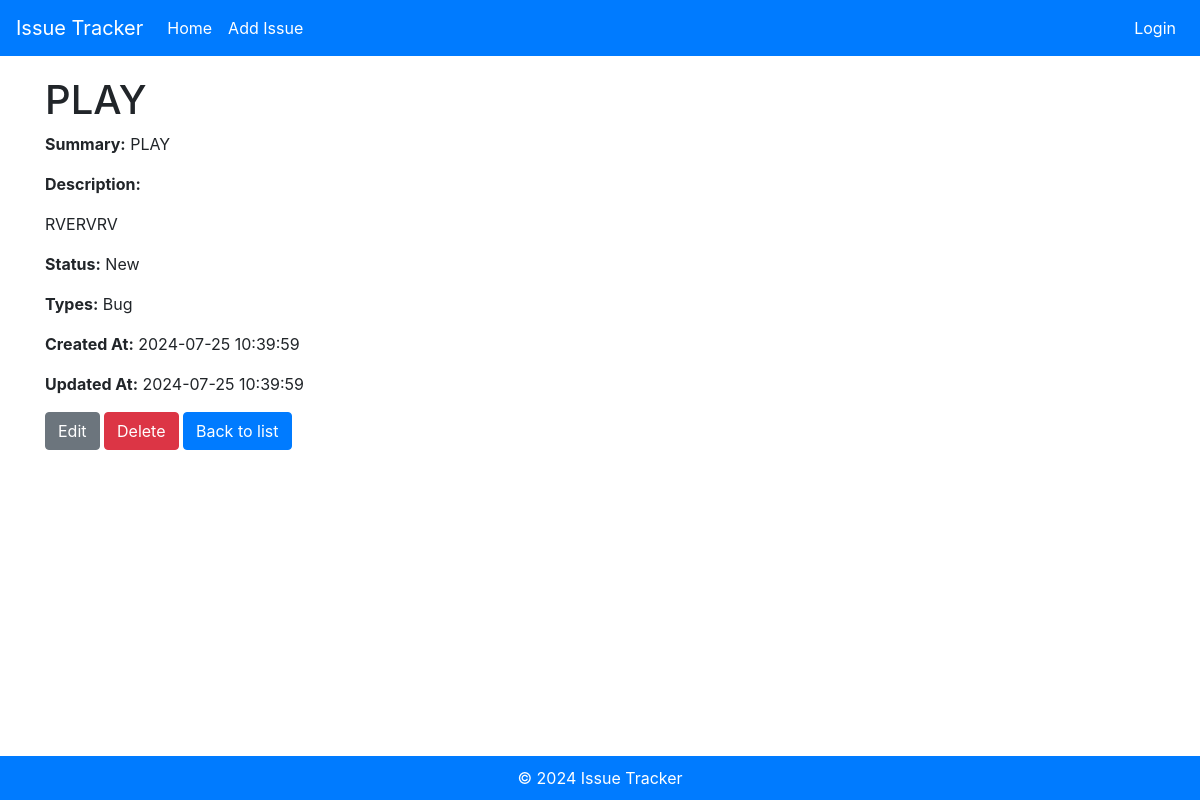
The app's page /issues/2/ with its own data.
### issues/models.py (models this page shows, shortened)
class Issue(models.Model):
    summary = models.CharField(max_length=200)
    description = models.TextField(blank=True, null=True)
    status = models.ForeignKey(Status, on_delete=models.CASCADE)
    types = models.ManyToManyField(Type)
    created_at = models.DateTimeField(auto_now_add=True)
    updated_at = models.DateTimeField(auto_now=True)

class Status(models.Model):
    name = models.CharField(max_length=100)

class Type(models.Model):
    name = models.CharField(max_length=100)

### issues/views.py (the view)
# urls.py: path('issues/<int:pk>/', IssueDetailView.as_view(), name='issue_detail'),
class IssueDetailView(DetailView):
    model = Issue
    template_name = 'issue_detail.html'
    context_object_name = 'issue'

### issues/templates/issue_detail.html (shortened to what this page needs)
{% extends 'base.html' %}
{% block content %}
    <h1>{{ object.summary }}</h1>
    <p><strong>Summary:</strong> {{ object.summary }}</p>
    <p><strong>Description:</strong> {{ object.description|linebreaks }}</p>
    <p><strong>Status:</strong> {{ object.status.name }}</p>
    <p><strong>Types:</strong>
        {% for type in object.types.all %}
            {{ type.name }}{% if not forloop.last %}, {% endif %}
        {% empty %}
            No types assigned.
        {% endfor %}
    </p>
    <p><strong>Created At:</strong> {{ object.created_at|date:"Y-m-d H:i:s" }}</p>
    <p><strong>Updated At:</strong> {{ object.updated_at|date:"Y-m-d H:i:s" }}</p>
    <a class="btn btn-secondary" href="{% url 'issue_update' object.pk %}">Edit</a>
    <a class="btn btn-danger" href="{% url 'issue_delete' object.pk %}">Delete</a>
    <a class="btn btn-primary" href="{% url 'issue_list' %}">Back to list</a>
{% endblock %}

### issues/templates/base.html (style rules this page uses)
.btn-primary { background-color: #007BFF; border-color: #007BFF; }

### records on screen
Issue: summary "PLAY", description "RVERVRV", status.name "New", created_at "2024-07-25 10:39:59", updated_at "2024-07-25 10:39:59"
Type: name "Bug"
